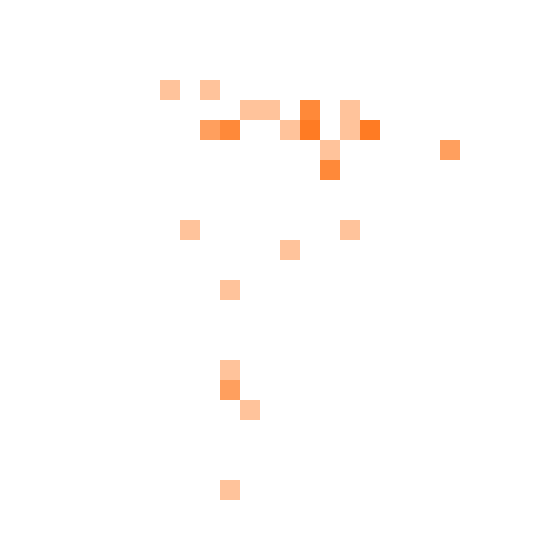

The Python source for this figure:
from PIL import Image, ImageDraw
import re

pix_reg = re.compile("b(\d+)_(\d+)")

with open(input("File to analyze: "), "r") as f:
    matches = pix_reg.findall(f.read())

img = Image.new("RGB", (560, 560), color="white")
draw = ImageDraw.Draw(img, "RGBA")

def draw_pixel(draw, pos, size):
    pos_x = pos[0] * size
    pos_y = pos[1] * size
    draw.rectangle([(pos_x, pos_y), (pos_x + (size - 1), pos_y + (size - 1))], fill=(255, 102, 0, 100))

def draw_border(img, draw):
    draw.rectangle([(0, 0), (img.width - 1, img.height - 1)], outline="black", width=10)

for pix in matches:
    pix = [int(coord) for coord in pix]
    draw_pixel(draw, (pix[1], pix[0]), 20)

#draw_border(img, draw)

img.save("heat.png")
print(matches)
